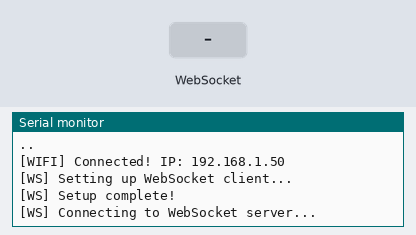
Recording of a sketch running on a simulated ESP32-S3. Parts: the last lines printed to the serial monitor. The test bench sets the inputs (shaded band). WiFi joins after 1.5 s; servers stay silent unless stated; USB keyboard and mouse output is not drawn.

Above: at 7.3 s.
7.4 s: WebSocket text "CTRL+ALT+" received
At 8.3 s:
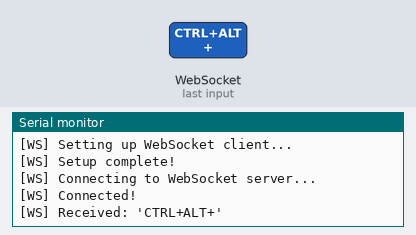
8.9 s: WebSocket text "CTRL+SHIFT+" received
At 9.4 s:
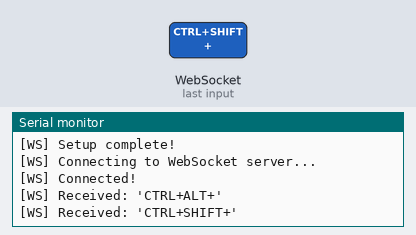
10.4 s: WebSocket text "WIN+" received
At 11.6 s:
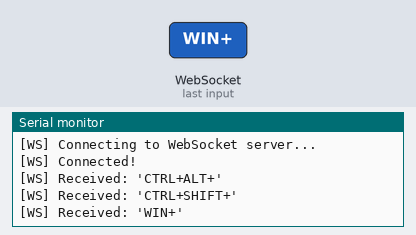
11.9 s: WebSocket text "CTRL+" received
At 12.9 s:
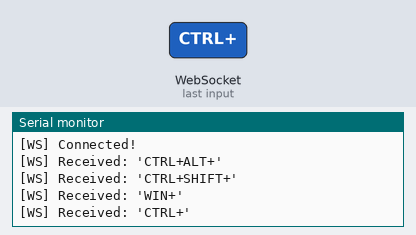
13.4 s: WebSocket text "SPACE" received
At 14.1 s:
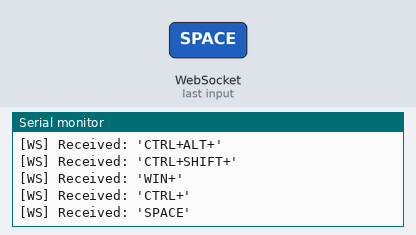
14.9 s: WebSocket text "ENTER" received
At 16.4 s:
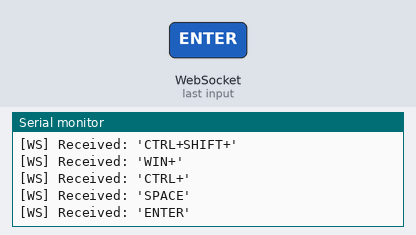

The sketch:

firmware.ino
```cpp
#include <WiFi.h>
#include <WebSocketsClient.h>
#include <USB.h>
#include <USBHIDKeyboard.h>


// ── configuração ─────────────────────────────────────────────────────

const char* WIFI_SSID     = "SSID";
const char* WIFI_PASSWORD = "PASSWORD";

const int BAUND_RATE      = 115200;

const char* WS_HOST       = "HOST";
const int   WS_PORT       = 8765;


WebSocketsClient wsClient;
USBHIDKeyboard Keyboard;


void typeChar(String msg) {

    // CTRL+ALT+<tecla>
    if (msg.startsWith("CTRL+ALT+")) {
        String key = msg.substring(9); // pega o que vem depois de "CTRL+ALT+"
        Keyboard.press(KEY_LEFT_CTRL);
        Keyboard.press(KEY_LEFT_ALT);
        Keyboard.releaseAll();
    }

    // CTRL+SHIFT+<tecla>
    else if (msg.startsWith("CTRL+SHIFT+")) {
        String key = msg.substring(11);
        Keyboard.press(KEY_LEFT_CTRL);
        Keyboard.press(KEY_LEFT_SHIFT);
        Keyboard.releaseAll();
    }

    // WIN+<tecla>
    else if (msg.startsWith("WIN+")) {
        String key = msg.substring(4);
        Keyboard.press(KEY_LEFT_GUI);
        Keyboard.releaseAll();
    }

    // CTRL+<tecla>
    else if (msg.startsWith("CTRL+")) {
        String key = msg.substring(5);
        Keyboard.press(KEY_LEFT_CTRL);
        Keyboard.releaseAll();
    }

    else if (msg == "SPACE")      { Keyboard.press(' ');                Keyboard.releaseAll(); }
    else if (msg == "ENTER")      { Keyboard.press(KEY_RETURN);         Keyboard.releaseAll(); }
    else if (msg == "TAB")        { Keyboard.press(KEY_TAB);            Keyboard.releaseAll(); }
    else if (msg == "BACKSPACE")  { Keyboard.press(KEY_BACKSPACE);      Keyboard.releaseAll(); }
    else if (msg == "DELETE")     { Keyboard.press(KEY_DELETE);         Keyboard.releaseAll(); }
    else if (msg == "ESC")        { Keyboard.press(KEY_ESC);            Keyboard.releaseAll(); }
    else if (msg == "CAPSLOCK")   { Keyboard.press(KEY_CAPS_LOCK);      Keyboard.releaseAll(); }

    // Arrows
    else if (msg == "UP")         { Keyboard.press(KEY_UP_ARROW);       Keyboard.releaseAll(); }
    else if (msg == "DOWN")       { Keyboard.press(KEY_DOWN_ARROW);     Keyboard.releaseAll(); }
    else if (msg == "LEFT")       { Keyboard.press(KEY_LEFT_ARROW);     Keyboard.releaseAll(); }
    else if (msg == "RIGHT")      { Keyboard.press(KEY_RIGHT_ARROW);    Keyboard.releaseAll(); }

    // F1-F12
    else if (msg == "F1")         { Keyboard.press(KEY_F1);             Keyboard.releaseAll(); }
    else if (msg == "F2")         { Keyboard.press(KEY_F2);             Keyboard.releaseAll(); }
    else if (msg == "F3")         { Keyboard.press(KEY_F3);             Keyboard.releaseAll(); }
    else if (msg == "F4")         { Keyboard.press(KEY_F4);             Keyboard.releaseAll(); }
    else if (msg == "F5")         { Keyboard.press(KEY_F5);             Keyboard.releaseAll(); }
    else if (msg == "F6")         { Keyboard.press(KEY_F6);             Keyboard.releaseAll(); }
    else if (msg == "F7")         { Keyboard.press(KEY_F7);             Keyboard.releaseAll(); }
    else if (msg == "F8")         { Keyboard.press(KEY_F8);             Keyboard.releaseAll(); }
    else if (msg == "F9")         { Keyboard.press(KEY_F9);             Keyboard.releaseAll(); }
    else if (msg == "F10")        { Keyboard.press(KEY_F10);            Keyboard.releaseAll(); }
    else if (msg == "F11")        { Keyboard.press(KEY_F11);            Keyboard.releaseAll(); }
    else if (msg == "F12")        { Keyboard.press(KEY_F12);            Keyboard.releaseAll(); }

    // Modificadores sozinhos — ignorar
    else if (msg == "SHIFT")      { }
    else if (msg == "CTRL")       { }
    else if (msg == "ALT")        { }

    // Caractere normal
    else if (msg.length() == 1)   { Keyboard.press((char)msg[0]); delay(50); Keyboard.releaseAll(); }
}

void onWebSocketEvent(WStype_t type, uint8_t* payload, size_t length) {
    switch (type) {
        case WStype_CONNECTED:
            Serial0.println("[WS] Connected!");
            break;
        case WStype_DISCONNECTED:
            Serial0.println("[WS] Disconnected — retrying...");
            break;
        case WStype_TEXT:
            String msg = String((char*)payload);
            Serial0.printf("[WS] Received: '%s'\n", msg.c_str());
            typeChar(msg);
            break;
    }
}

// ── configurar teclado ────────────────────────────────────────────────

void keyboardSetup() {
    Serial0.println("[HID] Keyboard initializing...");

    USB.VID(0x25A7);
    USB.PID(0xFA23);
    USB.productName("teclado-maldito");
    USB.manufacturerName("Omega Driver");

    Keyboard.begin();
    USB.begin();

    Serial0.println("[HID] Keyboard initialized!");
}

// ── conectar com WiFi ─────────────────────────────────────────────────

void wifiConnect() {
    Serial0.println("[WIFI] Connecting to wifi...");

    WiFi.disconnect(true);  // força parada da tentativa anterior
    delay(100);

    WiFi.begin(WIFI_SSID, WIFI_PASSWORD);
    while (WiFi.status() != WL_CONNECTED) {
        delay(1000);
        Serial0.print(".");
    }
    Serial0.println();
    Serial0.printf("[WIFI] Connected! IP: %s\n", WiFi.localIP().toString().c_str());
}

// ── conectar com WebSocket ────────────────────────────────────────────

void websocketSetup() {
    Serial0.println("[WS] Setting up WebSocket client...");

    wsClient.begin(WS_HOST, WS_PORT, "/");
    wsClient.onEvent(onWebSocketEvent);
    wsClient.setReconnectInterval(3000);

    Serial0.println("[WS] Setup complete!");
}

// ── setup + loop ──────────────────────────────────────────────────────

void setup() {
    Serial0.begin(BAUND_RATE); delay(1000);

    keyboardSetup(); delay(1000);

    wifiConnect(); delay(1000);

    websocketSetup(); delay(1000);

    Serial0.println("[WS] Connecting to WebSocket server...");
}

void loop() {
    if (WiFi.status() != WL_CONNECTED) {
        Serial0.println("[WIFI] Connection lost — retrying...");
        wsClient.disconnect();

        wifiConnect();

        websocketSetup();
    }
    wsClient.loop();
}
```

Measured:
- after the input at 7.4 s, the serial monitor: prints a new line at once (image 1)
- after the input at 8.9 s, the serial monitor: prints a new line at once (image 2)
- after the input at 10.4 s, the serial monitor: prints a new line at once (image 3)
- after the input at 11.9 s, the serial monitor: prints a new line at once (image 4)
- after the input at 13.4 s, the serial monitor: prints a new line at once (image 5)
- after the input at 14.9 s, the serial monitor: prints a new line at once (image 6)
